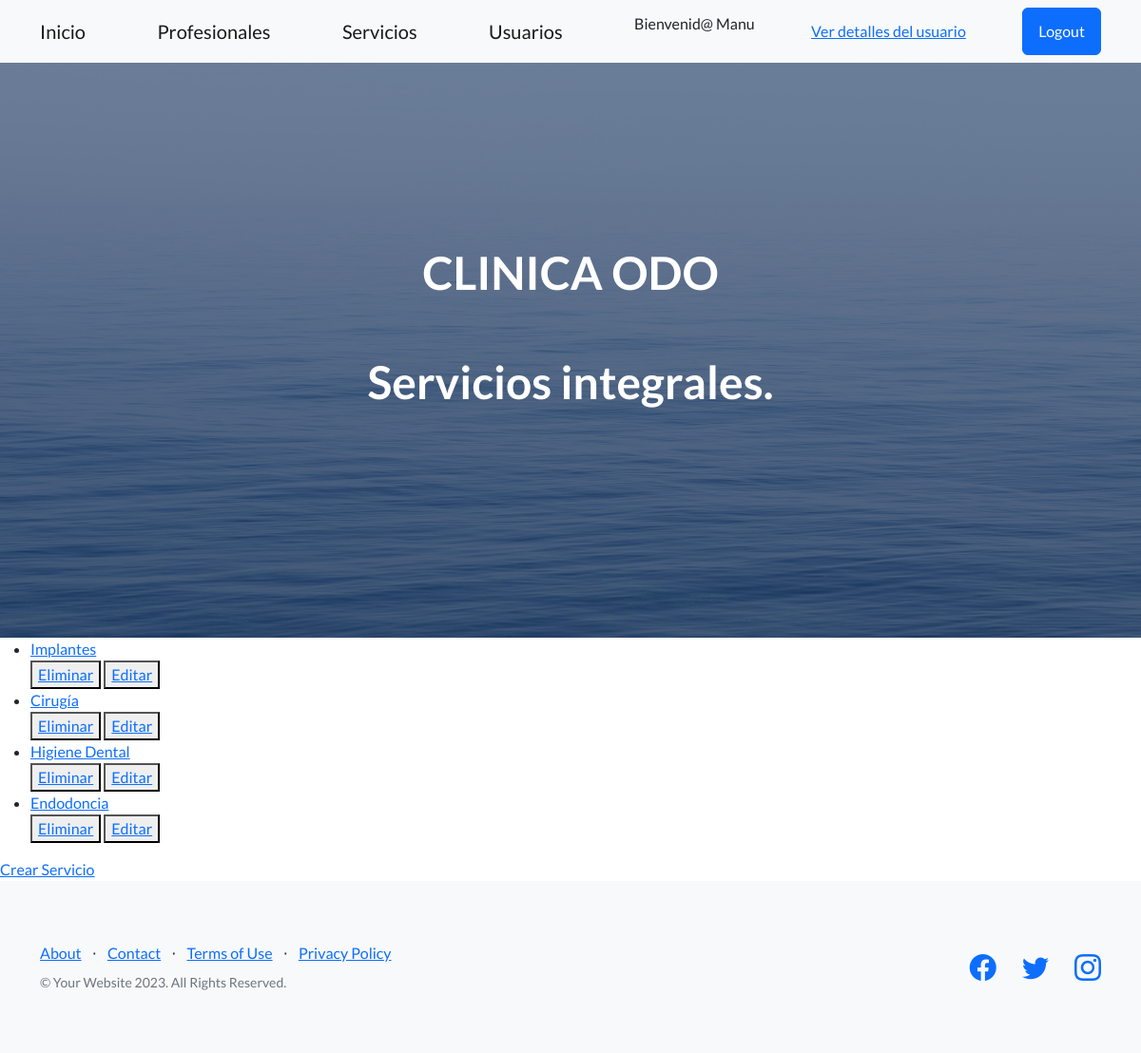
/ClinicaODO/lista-servicio (signed in), run on the app's committed database.
### ClinicaODON/models.py (models this page shows)
class Servicios(models.Model):
   nombre= models.CharField(max_length=50)
   def __str__(self):
      return f'{self.nombre}'

### ClinicaODON/views.py (the view)
# urls.py: path('lista-servicio', ServicioList.as_view(), name="ListaServicios"),
class ServicioList(ListView):
    model = Servicios
    template_name = "servicio_list.html"
    context_object_name= "servicios"

### ClinicaODON/templates/servicio_list.html
{% extends 'padre.html' %}
{% block contenidoQueCambia %}
    <ul>
        {% for  servicio in servicios %}
            <li>
                <a href="{% url 'DetalleServicios' servicio.id %}" > {{servicio}} </a>
            </li>
            <div>
                <button>
                    <a href="{% url 'EliminarServicios' servicio.id %}">Eliminar</a>
                </button>
                <button>
                    <a href="{% url 'ActualizarServicios' servicio.id %}">Editar</a>
                </button>
            </div>
        {% endfor %}
    </ul>
    <a href="{% url 'CreaServicios' %}">Crear Servicio</a>
{% endblock contenidoQueCambia %}

### ClinicaODON/templates/navbar.html (shortened to what this page needs)
<nav class="navbar navbar-light bg-light static-top">
    <div class="container">
        <a class="navbar-brand" href="/ClinicaODO/">Inicio</a>
        <a class="navbar-brand" href="/ClinicaODO/lista-profesionales">Profesionales</a>
        <a class="navbar-brand" href="{% url 'ListaServicios' %}">Servicios</a>
        <a class="navbar-brand" href="/ClinicaODO/usuarios">Usuarios</a>
        {% if user.is_authenticated %}
            <p>Bienvenid@ {{user.username}}</p>
            <a href="{% url 'user_detail' %}">Ver detalles del usuario</a>
            <a class="btn btn-primary" href="{% url 'Logout' %}">Logout</a>
        {% else %}
                <a class="btn btn-primary" href="{% url 'Login' %}">Login</a>
                <a class="btn btn-primary" href="{% url 'Registrar' %}">Sign Up</a>
        {% endif %}
    </div>
</nav>

### data on the page
Servicios: nombre "Implantes"
Servicios: nombre "Cirugía"
Servicios: nombre "Higiene Dental"
Servicios: nombre "Endodoncia"

### other printed values
{{ user.username }} "Manu"
